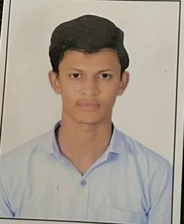
#> input picture TASK5_FACE_DETECTION_RECOGNITION/dataset/Jabir/WhatsApp Image 2026-06-02 at 6.07.27 PM.jpeg, 184 x 224 px, shrunk from 303 x 369 before the run; its folder holds 3 pictures in this run
$ python face_recognition_train.py
#> lines starting #> are read from the running program, lines starting #| are printed output that depends on the picture
import cv2
import os
import numpy as np
from PIL import Image

# Face detector
detector = cv2.CascadeClassifier("haarcascade_frontalface_default.xml")

# Face recognizer
recognizer = cv2.face.LBPHFaceRecognizer_create()

faces = []
labels = []

label_map = {}
current_label = 0


# Read dataset
dataset_path = "dataset"

for person_name in os.listdir(dataset_path):

    person_path = os.path.join(dataset_path, person_name)

    if os.path.isdir(person_path):

        label_map[current_label] = person_name

        for image_name in os.listdir(person_path):

            image_path = os.path.join(person_path, image_name)

            image = Image.open(image_path).convert('L')
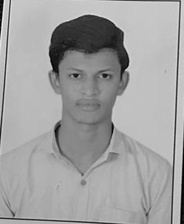
#> image: PIL image 184x224 L; min 0, max 238, mean 160.8

            image_array = np.array(image, 'uint8')

            detected_faces = detector.detectMultiScale(image_array)
#> detected_faces = [[48, 45, 82, 82]]

            for (x, y, w, h) in detected_faces:

                faces.append(image_array[y:y+h, x:x+w])

                labels.append(current_label)
#> this loop made 1 pass
#> after the loop, faces = 1 item; labels = [0]

        current_label += 1
#> current_label = 1


# Train recognizer
recognizer.train(faces, np.array(labels))

# Save trained model
recognizer.save("trainer/trainer.yml")

print("Training completed successfully.")

$ run again, on TASK5_FACE_DETECTION_RECOGNITION/dataset/Jabir/WhatsApp Image 2026-06-02 at 6.07.28 PM (2).jpeg
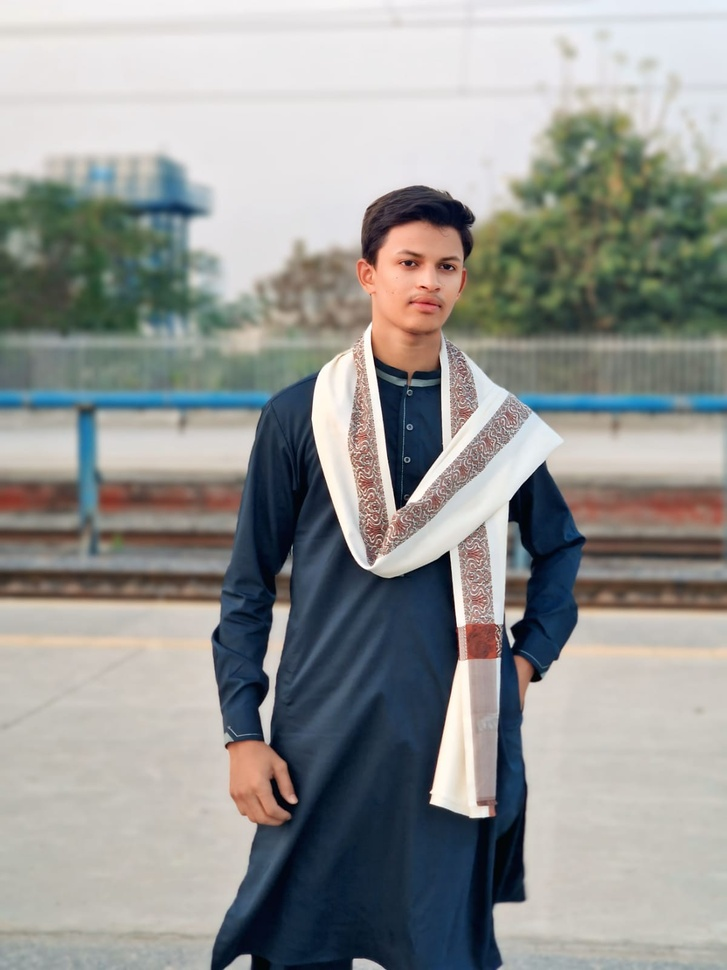
#> input picture TASK5_FACE_DETECTION_RECOGNITION/dataset/Jabir/WhatsApp Image 2026-06-02 at 6.07.28 PM (2).jpeg, 727 x 970 px, shrunk from 1200 x 1600 before the run
#> `image = Image.open(image_path).convert('L')`:
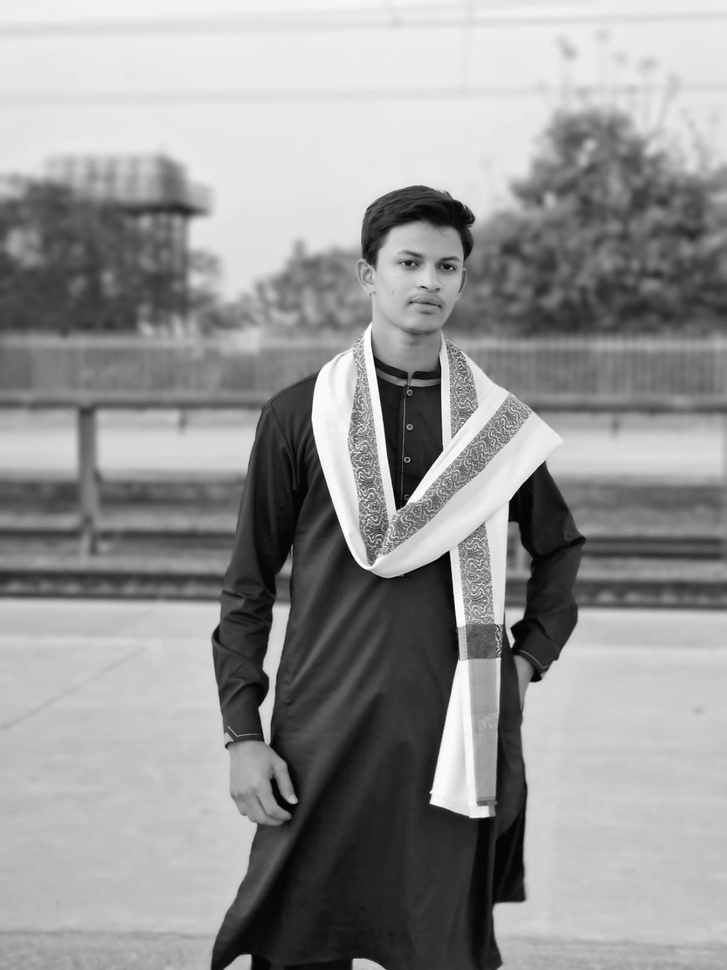
#> image: PIL image 727x970 L; min 0, max 255, mean 149.3
#> detected_faces = [[369, 221, 114, 114]]
#> the loop `for (x, y, w, h) in detected_faces: ` made 1 pass
#> after the loop `for (x, y, w, h) in detected_faces:`: faces = 1 item; labels = [0]
